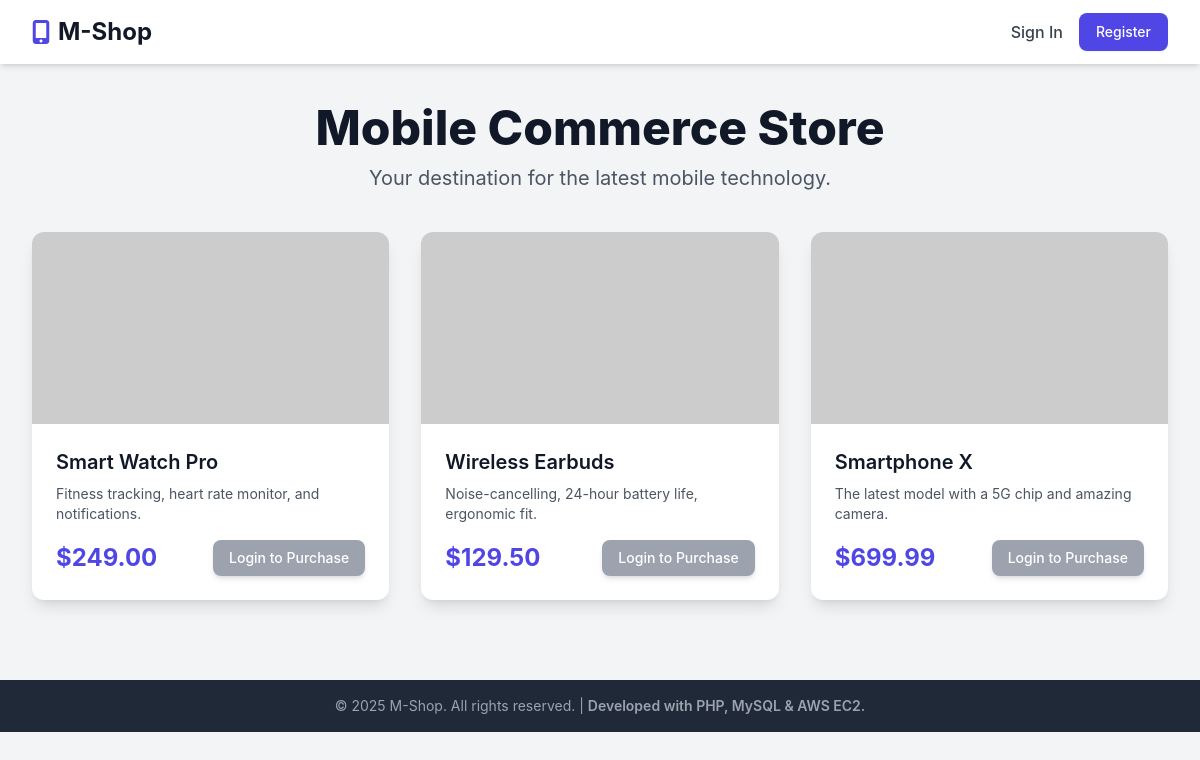
The page / on the database its author committed.
### tables this page shows
CREATE TABLE IF NOT EXISTS products (
    id INT(11) UNSIGNED AUTO_INCREMENT PRIMARY KEY,
    name VARCHAR(100) NOT NULL,
    description TEXT,
    price DECIMAL(10, 2) NOT NULL,
    stock INT(11) NOT NULL DEFAULT 0,
    image_url VARCHAR(255)
);

### public/index.php (the view, shortened to what this page needs)
<?php
$is_logged_in = isset($_SESSION["loggedin"]) && $_SESSION["loggedin"] === true;
$username = $is_logged_in ? htmlspecialchars($_SESSION["username"]) : "Guest";
require_once "db_config.php";
$products = [];
$sql = "SELECT id, name, description, price, image_url FROM products ORDER BY id DESC";
if ($result = $conn->query($sql)) {
    if ($result->num_rows > 0) {
        while ($row = $result->fetch_assoc()) {
            $products[] = $row;
        }
    }
} else {
    $error_msg = "Error fetching products: " . $conn->error;
}
?>
<!DOCTYPE html>
<html lang="en">
<head>
    <script src="https://cdn.tailwindcss.com"></script>
    <link rel="stylesheet" href="https://cdnjs.cloudflare.com/ajax/libs/font-awesome/6.0.0-beta3/css/all.min.css">
</head>
<body class="bg-gray-100 font-sans">
    <nav class="bg-white shadow-md sticky top-0 z-10">
        <div class="max-w-7xl mx-auto px-4 sm:px-6 lg:px-8">
            <div class="flex justify-between items-center h-16">
                <a href="index.php" class="flex-shrink-0 flex items-center">
                    <i class="fas fa-mobile-alt text-2xl text-primary mr-2"></i>
                    <span class="text-2xl font-bold text-gray-900">M-Shop</span>
                </a>
                <div class="flex items-center space-x-4">
                    <?php if ($is_logged_in): ?>
                        <span class="text-gray-700 hidden sm:inline">Welcome, <span class="font-semibold text-primary"><?php echo $username; ?></span></span>
                        <a href="checkout.php" class="text-gray-500 hover:text-primary transition duration-150 ease-in-out">
                            <i class="fas fa-shopping-cart text-xl"></i>
                        </a>
                        <a href="logout.php" class="px-4 py-2 border border-transparent text-sm font-medium rounded-lg shadow-sm text-white bg-red-600 hover:bg-red-700 transition duration-150 ease-in-out">
                            Logout
                        </a>
                    <?php else: ?>
                        <a href="login.php" class="text-gray-700 hover:text-primary font-medium">
                            Sign In
                        </a>
                        <a href="register.php" class="px-4 py-2 border border-transparent text-sm font-medium rounded-lg shadow-sm text-white bg-primary hover:bg-indigo-700 transition duration-150 ease-in-out">
                            Register
                        </a>
                    <?php endif; ?>
                </div>
            </div>
        </div>
    </nav>
    <main class="max-w-7xl mx-auto px-4 sm:px-6 lg:px-8 py-10">
        <header class="text-center mb-10">
            <h1 class="text-4xl font-extrabold text-gray-900 sm:text-5xl">
                Mobile Commerce Store
            </h1>
            <p class="mt-3 text-xl text-gray-600">
                Your destination for the latest mobile technology.
            </p>
        </header>
        <div class="grid grid-cols-1 gap-8 sm:grid-cols-2 lg:grid-cols-3">
            <?php if (count($products) > 0): ?>
                <?php foreach ($products as $product): ?>
                    <div class="bg-white rounded-xl shadow-lg hover:shadow-xl transition duration-300 ease-in-out overflow-hidden">
                        <img class="w-full h-48 object-cover object-center" src="<?php echo $product['image_url']; ?>" alt="<?php echo htmlspecialchars($product['name']); ?>" onerror="this.onerror=null;this.src='https://placehold.co/400x300/CCCCCC/000000?text=Image+Not+Found';">
                        <div class="p-6">
                            <h2 class="text-xl font-semibold text-gray-900 mb-2"><?php echo htmlspecialchars($product['name']); ?></h2>
                            <p class="text-gray-600 text-sm mb-4 line-clamp-3"><?php echo htmlspecialchars($product['description']); ?></p>
                            <div class="flex justify-between items-center mt-auto">
                                <span class="text-2xl font-bold text-primary">$<?php echo number_format($product['price'], 2); ?></span>
                                <?php if ($is_logged_in): ?>
                                    <form action="add_to_cart.php" method="POST">
                                        <input type="hidden" name="product_id" value="<?php echo $product['id']; ?>">
                                        <button type="submit" class="px-4 py-2 bg-green-500 text-white text-sm font-medium rounded-lg shadow-md hover:bg-green-600 transition duration-150 ease-in-out">
                                            <i class="fas fa-cart-plus mr-1"></i> Add to Cart
                                        </button>
                                    </form>
                                <?php else: ?>
                                    <a href="login.php" class="px-4 py-2 bg-gray-400 text-white text-sm font-medium rounded-lg shadow-md hover:bg-gray-500 transition duration-150 ease-in-out">
                                        Login to Purchase
                                    </a>
                                <?php endif; ?>
                            </div>
                        </div>
                    </div>
                <?php endforeach; ?>
            <?php else: ?>
                <div class="lg:col-span-3 text-center p-12 bg-white rounded-xl shadow-lg">
                    <p class="text-xl text-gray-500">No products are currently available.</p>
                </div>
            <?php endif; ?>
        </div>
    </main>
    <footer class="bg-gray-800 mt-10">
        <div class="max-w-7xl mx-auto py-4 px-4 sm:px-6 lg:px-8 text-center text-gray-400 text-sm">
            &copy; 2025 M-Shop. All rights reserved. | <span class="font-semibold">Developed with PHP, MySQL & AWS EC2.</span>
        </div>
    </footer>
</body>
</html>

### rows shown on the page
products: name "Smart Watch Pro", description "Fitness tracking, heart rate monitor, and notifications.", price "249.00"
products: name "Wireless Earbuds", description "Noise-cancelling, 24-hour battery life, ergonomic fit.", price "129.50"
products: name "Smartphone X", description "The latest model with a 5G chip and amazing camera.", price "699.99"
